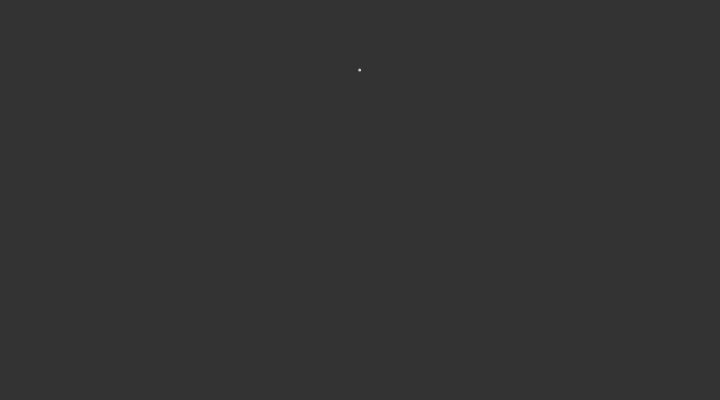
Frame 1 (no input)
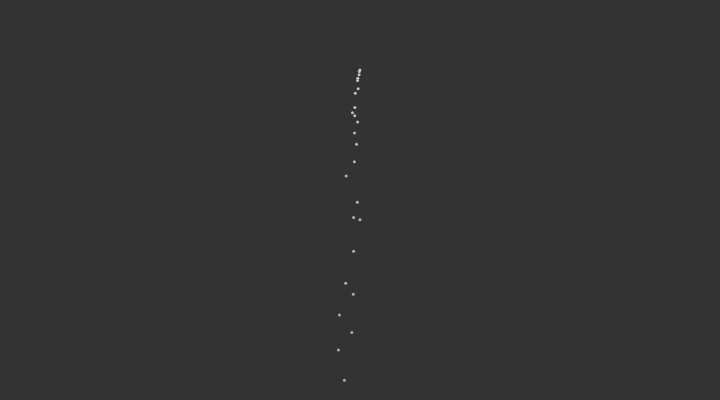
Frame 60 (no input)
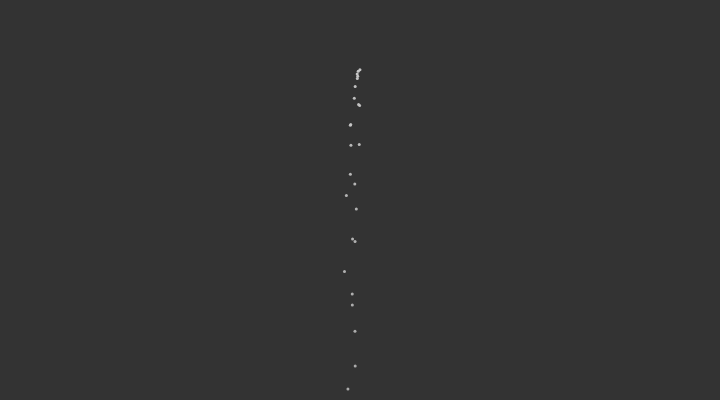
Frame 120 (the mouse pressed at the canvas centre since frame 60)

The p5.js sketch that drew these frames (run headless with seeded random() and noise() and a simulated clock; from frame 60 on, the mouse is pressed at the canvas centre):

// p5.js sketch
// ── sketch.js
let gravity;
let systems;

function setup() {
  createCanvas(720, 400);
  systems = new ParticleSystem(createVector(width/2, 70));
  gravity = createVector(0, 1);
}

function draw() {
  background(51);
    systems.add(gravity);
    systems.addParticle();
    systems.run();
}

// function mouseClicked() {
//   let mpos = createVector(mouseX, mouseY);
//   let s = new ParticleSystem(mpos);
//   systems.push(s);
// }
// ── Particle.js
class Particle {
  constructor(position) {
    this.acceleration = createVector(0, -0.3);
    this.velocity = createVector(random(-1, 0), random(1.5, 0));
    this.position = position.copy();
    this.lifespan = 255;
  }

  run() {
    this.update();
    this.display();
  }

  applyForce(aForce) {
    this.acceleration.add(aForce);
  }

  update() {
    this.velocity.add(this.acceleration);
    this.position.add(this.velocity);
    this.lifespan -= 2;
    this.acceleration = createVector(0,0);
  }

  display() {
    noStroke();
    fill(200, this.lifespan);
    ellipse(this.position.x, this.position.y, 3, 3);
  }


  checkEdges() {
    if (this.position.y > height) {
      this.velocity.y *= -1;
      this.position.y = height;
    }
  }
  
  checkEdges1() {
    if (this.velocity.y < 0) {
      this.velocity.x += 0.1;
    }
  }

  isDead() {
    return this.lifespan < 0;
  }
}
// ── ParticleSystem.js
class ParticleSystem {
  constructor(position) {
    this.origin = position.copy();
    this.particles = [];
  }

  addParticle() {
    this.particles.push(new Particle(this.origin));
  }

  add(aForce) {
    for (let p of this.particles) {
      p.applyForce(aForce);
    }
  }

  run() {
    for (let i = this.particles.length - 1; i >= 0; i--) {
      let p = this.particles[i];
      p.run();

      if (p.isDead()) {
        this.particles.splice(i, 1);
      }
    }
  }

  checkEdges() {
    if (this.position.y > height) {
      this.velocity.y *= -1;
      this.position.y = height;
    }
  }
  
  checkEdges1() {
    if (this.velocity.y < 0) {
      this.velocity.x += 0.1;
    }
  }
}
